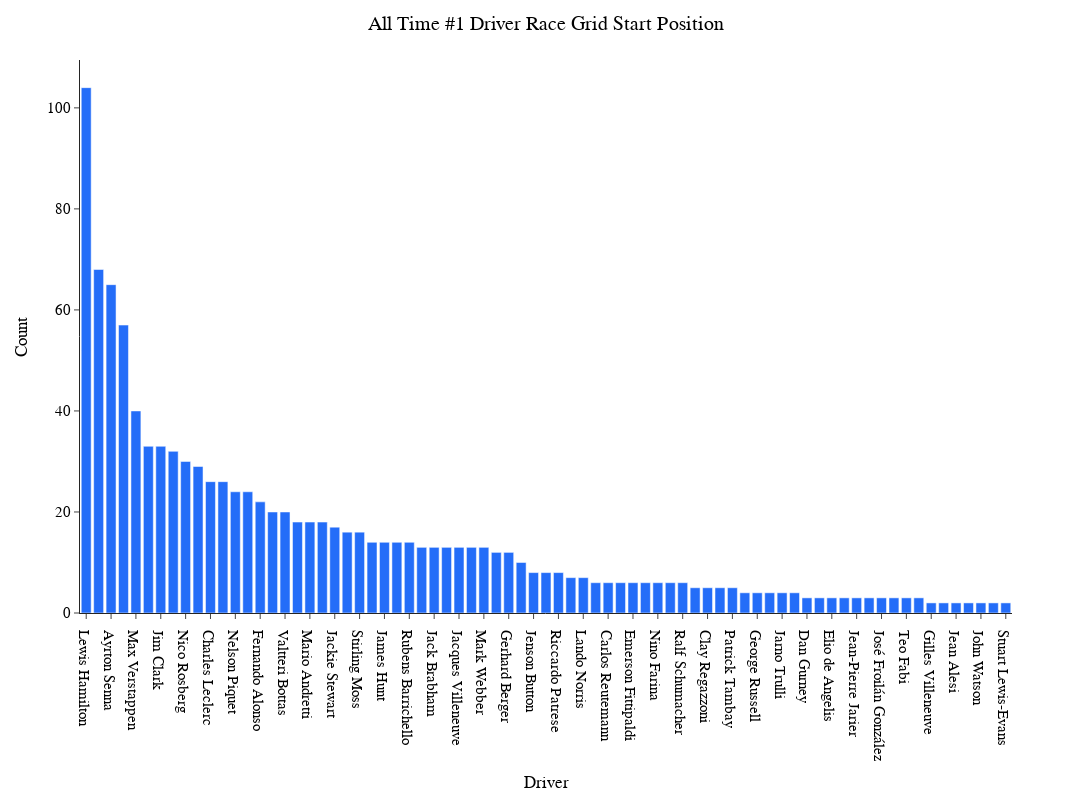

Notebook code cell kept with this figure:
### Code cell
fig_lap_grid_pos=px.bar(grouped2_grid, 
           x="Driver", 
           y="Count", 
        #    facet_col='Position', facet_col_wrap=1, 
           height=800,
           width=1400,
           template='simple_white',
            color_discrete_map={
                 "HAM": "#6CD3BF",
                 "VER": "#3860C6",
                 "OCO": "#2293D1",
                 "NOR": "#F58020",
                 "MAG": "#B6BABD",
                 "ALB": "#37BEDD",
                 "BOT": "#C92D4B",
                 "LEC": "#F91536",
                 "VET": "#358C75",
                 "GAS": "#5E8FAA",
                 "RUS": "#6CD3BF",
                 "PER": "#3860C6",
                 "ALO": "#2293D1",
                 "RIC": "#F58020",
                 "MSC": "#B6BABD",
                 "LAT": "#37BEDD",
                 "ZHO": "#C92D4B",
                 "SAI": "#F91536",
                 "STR": "#358C75",
                 "TSU": "#5E8FAA"
                 }
        )
fig_lap_grid_pos.update_layout(
    hoverlabel=dict(
        bgcolor="white",
        font_size=16,
        font_family="PT Sans Narrow"
    ),
    title="All Time #1 Driver Race Grid Start Position",
    title_x=0.5,
    yaxis = dict(tickfont = dict(size=15)),
    xaxis = dict(tickfont = dict(size=15)),
    font=dict(
        family="PT Sans Narrow",
        size=14,
        color="Black"
    ),
    title_font_family="PT Sans Narrow"
)
fig_lap_grid_pos.update_traces(marker_color='#246DF8')

### Figure 1 — Plotly figure (JSON) as saved in the notebook; plotly's stock layout.template omitted (floating-point values rounded to 4 significant figures)
{"data": [{"alignmentgroup": "True", "hovertemplate": "Driver=%{x}<br>Count=%{y}<extra></extra>", "legendgroup": "", "marker": {"color": "#246DF8", "pattern": {"shape": ""}}, "name": "", "offsetgroup": "", "orientation": "v", "showlegend": false, "textposition": "auto", "type": "bar", "x": ["Lewis Hamilton", "Michael Schumacher", "Ayrton Senna", "Sebastian Vettel", "Max Verstappen", "Alain Prost", "Jim Clark", "Nigel Mansell", "Nico Rosberg", "Juan Fangio", "Charles Leclerc", "Mika Häkkinen", "Nelson Piquet", "Niki Lauda", "Fernando Alonso", "Damon Hill", "Valtteri Bottas", "Kimi Räikkönen", "Mario Andretti", "René Arnoux", "Jackie Stewart", "Felipe Massa", "Stirling Moss", "Alberto Ascari", "James Hunt", "Ronnie Peterson", "Rubens Barrichello", "Graham Hill", "Jack Brabham", "Jacky Ickx", "Jacques Villeneuve", "Juan Pablo Montoya", "Mark Webber", "David Coulthard", "Gerhard Berger", "Jochen Rindt", "Jenson Button", "John Surtees", "Riccardo Patrese", "Jacques Laffite", "Lando Norris", "Alan Jones", "Carlos Reutemann", "Carlos Sainz", "Emerson Fittipaldi", "Jean-Pierre Jabouille", "Nino Farina", "Phil Hill", "Ralf Schumacher", "Chris Amon", "Clay Regazzoni", "Keke Rosberg", "Patrick Tambay", "Didier Pironi", "George Russell", "Giancarlo Fisichella", "Jarno Trulli", "Mike Hawthorn", "Dan Gurney", "Daniel Ricciardo", "Elio de Angelis", "Eugenio Castellotti", "Jean-Pierre Jarier", "Jody Scheckter", "José Froilán González", "Sergio Perez", "Teo Fabi", "Tony Brooks", "Gilles Villeneuve", "Heinz-Harald Frentzen", "Jean Alesi", "Jo Siffert", "John Watson", "Michele Alboreto", "Stuart Lewis-Evans"], "xaxis": "x", "y": [104, 68, 65, 57, 40, 33, 33, 32, 30, 29, 26, 26, 24, 24, 22, 20, 20, 18, 18, 18, 17, 16, 16, 14, 14, 14, 14, 13, 13, 13, 13, 13, 13, 12, 12, 10, 8, 8, 8, 7, 7, 6, 6, 6, 6, 6, 6, 6, 6, 5, 5, 5, 5, 4, 4, 4, 4, 4, 3, 3, 3, 3, 3, 3, 3, 3, 3, 3, 2, 2, 2, 2, 2, 2, 2], "yaxis": "y"}], "layout": {"barmode": "relative", "font": {"color": "Black", "family": "PT Sans Narrow", "size": 14}, "height": 800, "hoverlabel": {"bgcolor": "white", "font": {"family": "PT Sans Narrow", "size": 16}}, "legend": {"tracegroupgap": 0}, "margin": {"t": 60}, "title": {"font": {"family": "PT Sans Narrow"}, "text": "All Time #1 Driver Race Grid Start Position", "x": 0.5}, "width": 1400, "xaxis": {"anchor": "y", "domain": [0, 1], "tickfont": {"size": 15}, "title": {"text": "Driver"}}, "yaxis": {"anchor": "x", "domain": [0, 1], "tickfont": {"size": 15}, "title": {"text": "Count"}}}}
